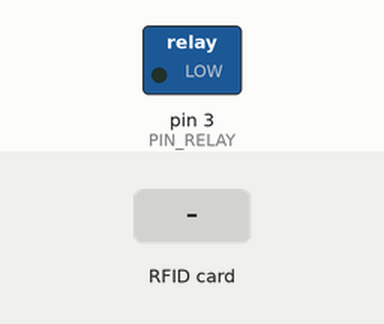
Recording of a sketch running on a simulated Arduino Uno, built with avr-gcc and run on an emulated ATmega328P. Parts: switched loads named in the sketch (green lamp = pin HIGH). The test bench sets the inputs (shaded band). Pins used as bus, display or sensor lines are not drawn; what the sketch prints to the serial monitor is not drawn.

Above: at 1.2 s.
1.3 s: RFID card CA 9B BF 6F held to the reader
At 2.5 s:
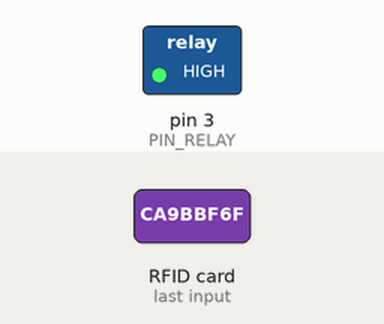
2.8 s: RFID card 5E 7A 19 C4 held to the reader
Timing chart, 0 to 5.8 s (numbered marks = the images above; inputs shaded):
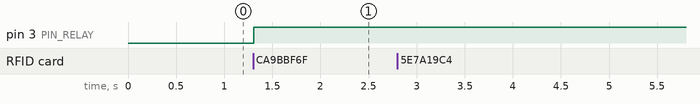

The sketch:

Locker.ino
```cpp
/*
   Generated using BlocklyDuino:

   https://github.com/MediaTek-Labs/BlocklyDuino-for-LinkIt

   Date: Thu, 22 Oct 2020 00:40:59 GMT
*/

#include <SPI.h>

#include <MFRC522.h>

String myId;

MFRC522 rfid(/*SS_PIN*/ 10, /*RST_PIN*/ UINT8_MAX);

const int PIN_RELAY = 3;
bool isOpen = false;

String mfrc522_readID()
{
  String ret;
  if (rfid.PICC_IsNewCardPresent() && rfid.PICC_ReadCardSerial())
  {
    MFRC522::PICC_Type piccType = rfid.PICC_GetType(rfid.uid.sak);

    for (byte i = 0; i < rfid.uid.size; i++) {
      ret += (rfid.uid.uidByte[i] < 0x10 ? "0" : "");
      ret += String(rfid.uid.uidByte[i], HEX);
    }
  }

  // Halt PICC
  rfid.PICC_HaltA();

  // Stop encryption on PCD
  rfid.PCD_StopCrypto1();
  return ret;
}

void setup()
{
  Serial.begin(9600);
  pinMode(PIN_RELAY, OUTPUT);

  SPI.begin();
  rfid.PCD_Init();

}


void loop()
{
  myId = mfrc522_readID();
  myId.toUpperCase();
  if ((myId.length()) > 0) {
    if (myId == "CA9BBF6F") {
      Serial.println(myId + " 您好！");
      openDoor();
    } else {
      Serial.println("您沒有權限喔！");
    }
  }
  delay(100);
}

void openDoor() {
  isOpen = !isOpen;
  if (isOpen) {
    digitalWrite(PIN_RELAY, HIGH);
    delay(100);
    Serial.println("Open開門");
  } else {
    digitalWrite(PIN_RELAY, LOW);
    delay(100);
    Serial.println("Close關門");
  }
}
```

Measured:
- after the input at 1.3 s, pin 3 (PIN_RELAY): LOW → HIGH at once
- after the input at 2.8 s, every drawn part: stays the same
